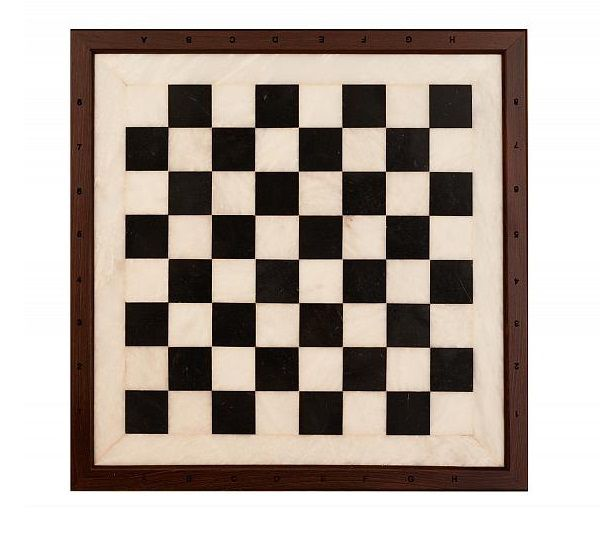
#> input picture lesson3/chess.jpg, 600 x 533 px
$ python part4.py
#> lines starting #> are read from the running program, lines starting #| are printed output that depends on the picture; after the words box and inside, x2 and y2 are one past the last pixel; in counts of white or black regions, pixels touching at a corner belong together
import cv2
import numpy as np
img = cv2.imread('chess.jpg')
#> img is the input picture: shape (533, 600, 3); mean B, G, R 156.7, 164.8, 175.8
gray = cv2.cvtColor(img,cv2.COLOR_BGR2GRAY)
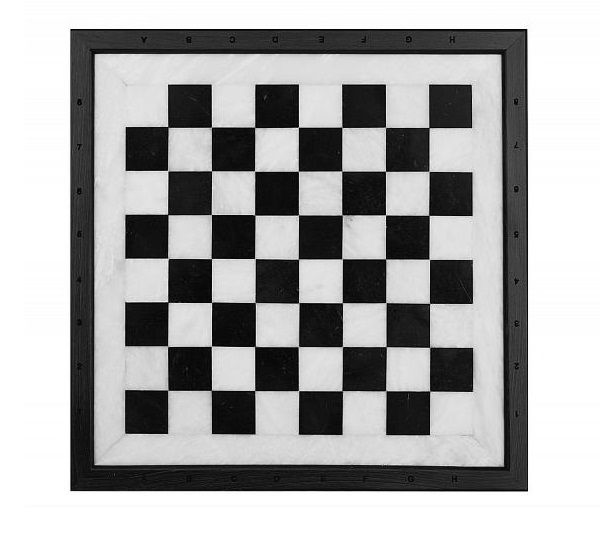
#> gray: shape (533, 600); min 1, max 255, mean 167.1

ret, thresh = cv2.threshold(gray, 150, 255, cv2.THRESH_BINARY)
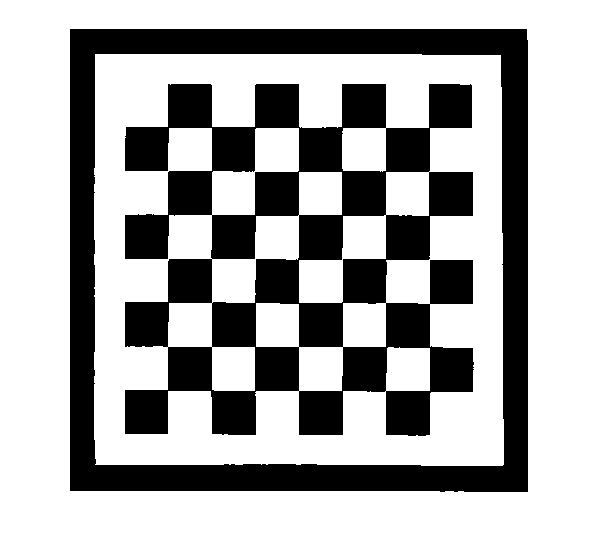
#> thresh: shape (533, 600); 66.9% white; 2 black regions, box (x1, y1, x2, y2) and area: (125, 84, 474, 436) 61771, (70, 29, 528, 492) 44055

edges = cv2.Canny(thresh, 150, 255)
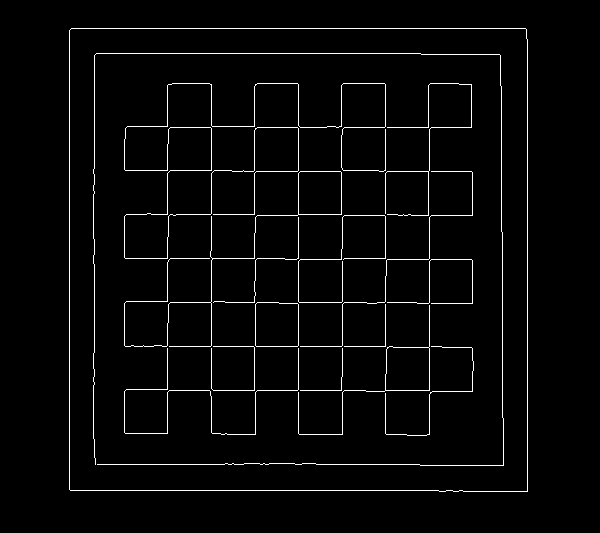
#> edges: shape (533, 600); 2.8% white in thin lines or dots, all inside (x1, y1, x2, y2) = (69, 28, 528, 492)


cv2.imshow('canny',edges)

cv2.waitKey(0)
